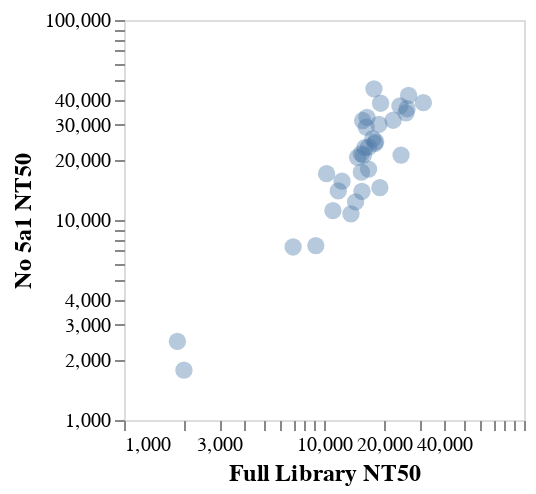

The notebook cell saved with this chart:
### Code cell
alt.Chart(titers_conditions).mark_point(filled=True, size=75,opacity=0.4).encode(
    x=alt.X('fulllibconc', scale=alt.Scale(type="log", domain=[1000,100000]),axis=alt.Axis(title="Full Library NT50")),
    y=alt.Y('no5a1', scale=alt.Scale(type="log",domain=[1000,100000]),axis=alt.Axis(title="No 5a1 NT50")),
#    color =alt.Color('serum:N', sort=['0','30','182'], title="days post vaccination",legend=alt.Legend(orient='right',labelLimit= 0)).scale(range = ['rebeccapurple', 'firebrick','mediumseagreen']),
).properties(width = 200, height = 200).configure_axis(grid=False, domain=False,labelFontSize=10,titleFontSize=12).configure_legend(titleAlign='left',labelLimit= 0,
titleFontSize=10,
labelFontSize=10
)

### Figure 1 — Vega-Lite specification as saved in the notebook (floating-point values rounded to 4 significant figures)
{"config": {"view": {"continuousWidth": 300, "continuousHeight": 300}, "axis": {"domain": false, "grid": false, "labelFontSize": 10, "titleFontSize": 12}, "legend": {"labelFontSize": 10, "labelLimit": 0, "titleAlign": "left", "titleFontSize": 10}}, "data": {"name": "data-f52044c5bc14e25e1d51155f082401ee"}, "mark": {"type": "point", "filled": true, "opacity": 0.4, "size": 75}, "encoding": {"x": {"axis": {"title": "Full Library NT50"}, "field": "fulllibconc", "scale": {"domain": [1000, 100000], "type": "log"}, "type": "quantitative"}, "y": {"axis": {"title": "No 5a1 NT50"}, "field": "no5a1", "scale": {"domain": [1000, 100000], "type": "log"}, "type": "quantitative"}}, "height": 200, "width": 200, "$schema": "https://vega.github.io/schema/vega-lite/v5.16.3.json", "datasets": {"data-f52044c5bc14e25e1d51155f082401ee": [{"virus": "A/Bangladesh/2221/2021", "fulllibconc": 7008.0, "halflibconc": 10050.0, "no5a1": 7331.0, "no5a2": 7993.0}, {"virus": "A/Bangladesh/3210810034/2021", "fulllibconc": 9099.0, "halflibconc": 11210.0, "no5a1": 7447.0, "no5a2": 12340.0}, {"virus": "A/Bangladesh/8002/2021", "fulllibconc": 15480.0, "halflibconc": 19790.0, "no5a1": 13910.0, "no5a2": 17620.0}, {"virus": "A/Bangladesh/8036/2021", "fulllibconc": 13640.0, "halflibconc": 15830.0, "no5a1": 10720.0, "no5a2": 14330.0}, {"virus": "A/Belgium/H0017/2022", "fulllibconc": 1994.0, "halflibconc": 1511.0, "no5a1": 1774.0, "no5a2": 1697.0}, {"virus": "A/Belgium/H0038/2022", "fulllibconc": 18130.0, "halflibconc": 46410.0, "no5a1": 24650.0, "no5a2": 28730.0}, {"virus": "A/Brisbane/02/2018", "fulllibconc": 23970.0, "halflibconc": 28790.0, "no5a1": 37190.0, "no5a2": 29970.0}, {"virus": "A/Brisbane/48/2022", "fulllibconc": 14390.0, "halflibconc": 14390.0, "no5a1": 12320.0, "no5a2": 15490.0}, {"virus": "A/California/07/2009", "fulllibconc": 25720.0, "halflibconc": 29120.0, "no5a1": 34350.0, "no5a2": 32690.0}, {"virus": "A/Chester/5355/2022", "fulllibconc": 10300.0, "halflibconc": 15470.0, "no5a1": 17040.0, "no5a2": 12240.0}, {"virus": "A/Cote_DIvoire/1448/2021", "fulllibconc": 22160.0, "halflibconc": 31410.0, "no5a1": 31540.0, "no5a2": 37160.0}, {"virus": "A/England/220200318/2022", "fulllibconc": 1849.0, "halflibconc": 2049.0, "no5a1": 2473.0, "no5a2": 1897.0}, {"virus": "A/Ghana/138/2020", "fulllibconc": 19180.0, "halflibconc": 28460.0, "no5a1": 38350.0, "no5a2": 28610.0}, {"virus": "A/Ghana/2080/2020", "fulllibconc": 17770.0, "halflibconc": 22930.0, "no5a1": 45290.0, "no5a2": 54350.0}, {"virus": "A/Hawaii/70/2019", "fulllibconc": 17540.0, "halflibconc": 39050.0, "no5a1": 25490.0, "no5a2": 24420.0}, {"virus": "A/India-PUN-NIV328484/2021", "fulllibconc": 19030.0, "halflibconc": 17810.0, "no5a1": 14510.0, "no5a2": 24840.0}, {"virus": "A/India-Pune-Nivcov2221170/2022", "fulllibconc": 11080.0, "halflibconc": 14190.0, "no5a1": 11140.0, "no5a2": null}, {"virus": "A/India/Pun-NIV312851/2021", "fulllibconc": 16710.0, "halflibconc": 21070.0, "no5a1": 17970.0, "no5a2": 19890.0}, {"virus": "A/Michigan/19/2021", "fulllibconc": 15350.0, "halflibconc": 16290.0, "no5a1": 21490.0, "no5a2": 15440.0}, {"virus": "A/Michigan/45/2015", "fulllibconc": 31390.0, "halflibconc": 46840.0, "no5a1": 38610.0, "no5a2": 64530.0}, {"virus": "A/Newcastle/2/2022", "fulllibconc": 15380.0, "halflibconc": 13540.0, "no5a1": 17350.0, "no5a2": 12300.0}, {"virus": "A/Niger/10217/2021", "fulllibconc": 17970.0, "halflibconc": 27780.0, "no5a1": 24130.0, "no5a2": 28360.0}, {"virus": "A/Nimes/871/2021", "fulllibconc": 26480.0, "halflibconc": 45150.0, "no5a1": 42010.0, "no5a2": 21910.0}, {"virus": "A/Norway/25089/2022", "fulllibconc": 16010.0, "halflibconc": 37490.0, "no5a1": 23010.0, "no5a2": 16170.0}, {"virus": "A/Paris/30353/2021", "fulllibconc": 15600.0, "halflibconc": 46900.0, "no5a1": 31440.0, "no5a2": 37330.0}, {"virus": "A/Paris/31196/2021", "fulllibconc": 16260.0, "halflibconc": 53330.0, "no5a1": 29160.0, "no5a2": 27000.0}, {"virus": "A/Perth/1/2022", "fulllibconc": 14720.0, "halflibconc": 33990.0, "no5a1": 20580.0, "no5a2": 20530.0}, {"virus": "A/SouthAfrica/R14850/2021", "fulllibconc": 15740.0, "halflibconc": 37580.0, "no5a1": 21090.0, "no5a2": 25510.0}, {"virus": "A/SouthAfrica/R16462/2021", "fulllibconc": 19780.0, "halflibconc": 52940.0, "no5a1": null, "no5a2": 74940.0}, {"virus": "A/Sydney/43/2022", "fulllibconc": 12300.0, "halflibconc": 23130.0, "no5a1": 15640.0, "no5a2": 12000.0}, {"virus": "A/Togo/0274/2021", "fulllibconc": 18810.0, "halflibconc": 22910.0, "no5a1": 30040.0, "no5a2": 29970.0}, {"virus": "A/Togo/0304/2021", "fulllibconc": 26030.0, "halflibconc": 31970.0, "no5a1": 36010.0, "no5a2": 29290.0}, {"virus": "A/Togo/845/2020", "fulllibconc": 16410.0, "halflibconc": 40450.0, "no5a1": 32610.0, "no5a2": 62460.0}, {"virus": "A/Utah/27/2022", "fulllibconc": 11790.0, "halflibconc": 13380.0, "no5a1": 13980.0, "no5a2": 16860.0}, {"virus": "A/Washington/23/2020", "fulllibconc": 24280.0, "halflibconc": 24660.0, "no5a1": 21110.0, "no5a2": 19580.0}, {"virus": "A/Wisconsin/588/2019", "fulllibconc": 16710.0, "halflibconc": 34030.0, "no5a1": 23120.0, "no5a2": 19280.0}]}}
